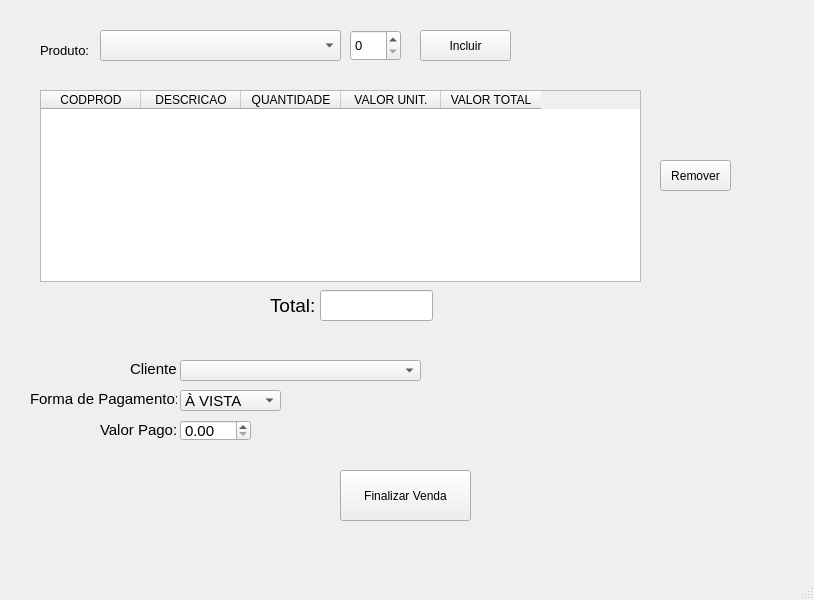
<?xml version="1.0" encoding="UTF-8"?>
<ui version="4.0">
 <class>FormVenda</class>
 <widget class="QMainWindow" name="FormVenda">
  <property name="geometry">
   <rect>
    <x>0</x>
    <y>0</y>
    <width>814</width>
    <height>600</height>
   </rect>
  </property>
  <property name="font">
   <font>
    <pointsize>9</pointsize>
   </font>
  </property>
  <property name="windowTitle">
   <string>Iniciar Venda</string>
  </property>
  <property name="windowIcon">
   <iconset>
    <normaloff>../../img/loja.png</normaloff>../../img/loja.png</iconset>
  </property>
  <widget class="QWidget" name="centralwidget">
   <widget class="QComboBox" name="produtoComboBox">
    <property name="geometry">
     <rect>
      <x>100</x>
      <y>30</y>
      <width>241</width>
      <height>31</height>
     </rect>
    </property>
    <property name="font">
     <font>
      <pointsize>11</pointsize>
     </font>
    </property>
   </widget>
   <widget class="QLabel" name="labelProduto">
    <property name="geometry">
     <rect>
      <x>40</x>
      <y>40</y>
      <width>51</width>
      <height>21</height>
     </rect>
    </property>
    <property name="font">
     <font>
      <pointsize>10</pointsize>
     </font>
    </property>
    <property name="text">
     <string>Produto:</string>
    </property>
   </widget>
   <widget class="QSpinBox" name="qtdeSpinBox">
    <property name="geometry">
     <rect>
      <x>350</x>
      <y>30</y>
      <width>51</width>
      <height>31</height>
     </rect>
    </property>
    <property name="font">
     <font>
      <pointsize>10</pointsize>
     </font>
    </property>
   </widget>
   <widget class="QTableWidget" name="tableVenda">
    <property name="geometry">
     <rect>
      <x>40</x>
      <y>90</y>
      <width>601</width>
      <height>192</height>
     </rect>
    </property>
    <column>
     <property name="text">
      <string>CODPROD</string>
     </property>
    </column>
    <column>
     <property name="text">
      <string>DESCRICAO</string>
     </property>
    </column>
    <column>
     <property name="text">
      <string>QUANTIDADE</string>
     </property>
    </column>
    <column>
     <property name="text">
      <string>VALOR UNIT.</string>
     </property>
    </column>
    <column>
     <property name="text">
      <string>VALOR TOTAL</string>
     </property>
    </column>
   </widget>
   <widget class="QPushButton" name="btnIncluir">
    <property name="geometry">
     <rect>
      <x>420</x>
      <y>30</y>
      <width>91</width>
      <height>31</height>
     </rect>
    </property>
    <property name="text">
     <string>Incluir</string>
    </property>
    <property name="icon">
     <iconset>
      <normaloff>../../img/add.png</normaloff>../../img/add.png</iconset>
    </property>
   </widget>
   <widget class="QLabel" name="labelTotal">
    <property name="geometry">
     <rect>
      <x>270</x>
      <y>290</y>
      <width>61</width>
      <height>31</height>
     </rect>
    </property>
    <property name="font">
     <font>
      <pointsize>14</pointsize>
     </font>
    </property>
    <property name="text">
     <string>Total:</string>
    </property>
   </widget>
   <widget class="QLineEdit" name="editTotal">
    <property name="geometry">
     <rect>
      <x>320</x>
      <y>290</y>
      <width>113</width>
      <height>31</height>
     </rect>
    </property>
    <property name="font">
     <font>
      <pointsize>12</pointsize>
     </font>
    </property>
    <property name="readOnly">
     <bool>true</bool>
    </property>
   </widget>
   <widget class="QLabel" name="labelPagto">
    <property name="geometry">
     <rect>
      <x>30</x>
      <y>390</y>
      <width>147</width>
      <height>18</height>
     </rect>
    </property>
    <property name="font">
     <font>
      <pointsize>11</pointsize>
     </font>
    </property>
    <property name="text">
     <string>Forma de Pagamento:</string>
    </property>
   </widget>
   <widget class="QPushButton" name="btnRemover">
    <property name="geometry">
     <rect>
      <x>660</x>
      <y>160</y>
      <width>71</width>
      <height>31</height>
     </rect>
    </property>
    <property name="text">
     <string>Remover</string>
    </property>
    <property name="icon">
     <iconset>
      <normaloff>../../img/remove.png</normaloff>../../img/remove.png</iconset>
    </property>
   </widget>
   <widget class="QPushButton" name="btnFinalizarVenda">
    <property name="geometry">
     <rect>
      <x>340</x>
      <y>470</y>
      <width>131</width>
      <height>51</height>
     </rect>
    </property>
    <property name="text">
     <string>Finalizar Venda</string>
    </property>
    <property name="icon">
     <iconset>
      <normaloff>../../img/greencheck.png</normaloff>../../img/greencheck.png</iconset>
    </property>
    <property name="iconSize">
     <size>
      <width>30</width>
      <height>30</height>
     </size>
    </property>
   </widget>
   <widget class="QLabel" name="labelValorPago">
    <property name="geometry">
     <rect>
      <x>100</x>
      <y>420</y>
      <width>81</width>
      <height>20</height>
     </rect>
    </property>
    <property name="font">
     <font>
      <pointsize>11</pointsize>
     </font>
    </property>
    <property name="text">
     <string>Valor Pago:</string>
    </property>
   </widget>
   <widget class="QDoubleSpinBox" name="valorPagodoubleSpinBox">
    <property name="geometry">
     <rect>
      <x>180</x>
      <y>420</y>
      <width>71</width>
      <height>21</height>
     </rect>
    </property>
    <property name="font">
     <font>
      <pointsize>11</pointsize>
     </font>
    </property>
   </widget>
   <widget class="QLabel" name="labelCliente">
    <property name="geometry">
     <rect>
      <x>130</x>
      <y>360</y>
      <width>47</width>
      <height>18</height>
     </rect>
    </property>
    <property name="font">
     <font>
      <pointsize>11</pointsize>
     </font>
    </property>
    <property name="text">
     <string>Cliente:</string>
    </property>
   </widget>
   <widget class="QComboBox" name="clienteComboBox">
    <property name="geometry">
     <rect>
      <x>180</x>
      <y>360</y>
      <width>241</width>
      <height>21</height>
     </rect>
    </property>
    <property name="font">
     <font>
      <pointsize>11</pointsize>
     </font>
    </property>
   </widget>
   <widget class="QComboBox" name="formapgtoComboBox">
    <property name="geometry">
     <rect>
      <x>180</x>
      <y>390</y>
      <width>101</width>
      <height>21</height>
     </rect>
    </property>
    <property name="font">
     <font>
      <pointsize>11</pointsize>
     </font>
    </property>
    <item>
     <property name="text">
      <string>À VISTA</string>
     </property>
    </item>
    <item>
     <property name="text">
      <string>A PRAZO</string>
     </property>
    </item>
   </widget>
  </widget>
  <widget class="QStatusBar" name="statusbar"/>
 </widget>
 <tabstops>
  <tabstop>produtoComboBox</tabstop>
  <tabstop>qtdeSpinBox</tabstop>
  <tabstop>btnIncluir</tabstop>
  <tabstop>tableVenda</tabstop>
  <tabstop>btnRemover</tabstop>
  <tabstop>editTotal</tabstop>
  <tabstop>clienteComboBox</tabstop>
  <tabstop>formapgtoComboBox</tabstop>
  <tabstop>valorPagodoubleSpinBox</tabstop>
  <tabstop>btnFinalizarVenda</tabstop>
 </tabstops>
 <resources/>
 <connections/>
</ui>
